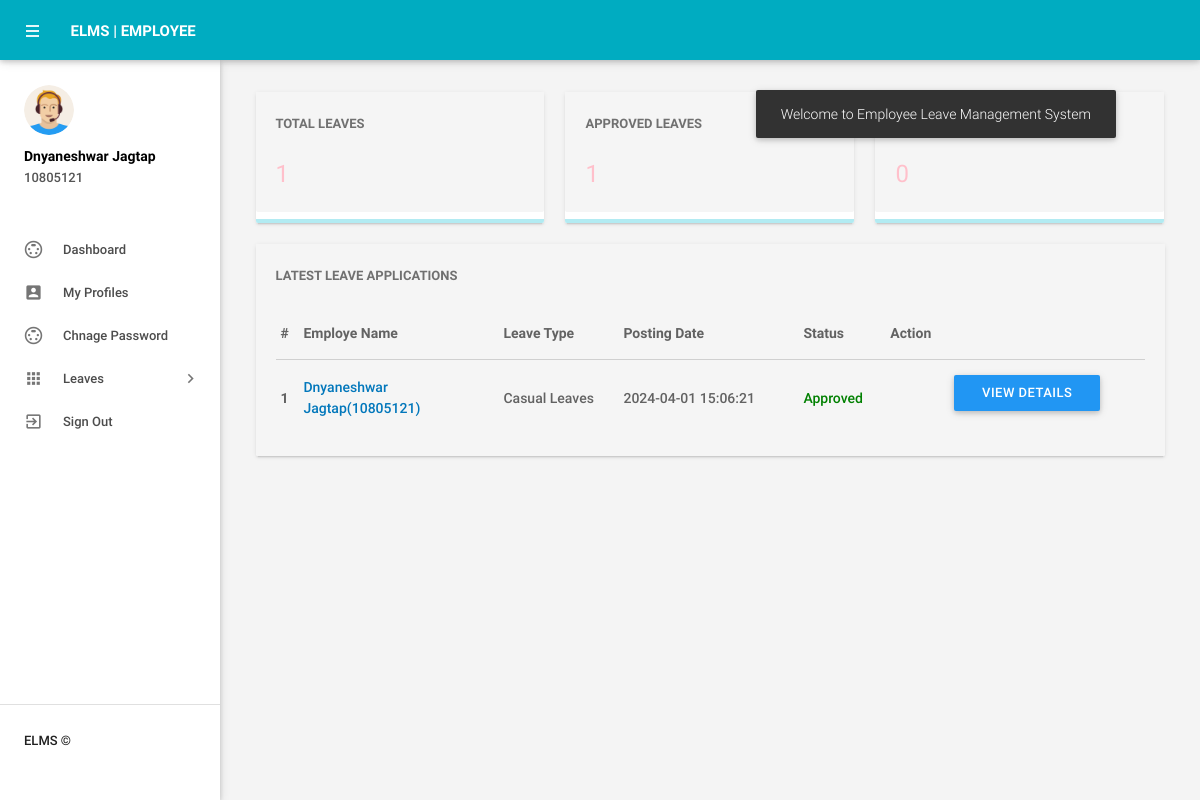
Screenshot of /elms/dashboard.php (signed in) with the database file from the repository.
### tables this page shows
CREATE TABLE `tblemployees` (
  `id` int(11) NOT NULL,
  `EmpId` varchar(100) NOT NULL,
  `FirstName` varchar(150) DEFAULT NULL,
  `LastName` varchar(150) DEFAULT NULL,
  `EmailId` varchar(200) DEFAULT NULL,
  `Password` varchar(180) DEFAULT NULL,
  `Gender` varchar(100) DEFAULT NULL,
  `Dob` varchar(100) DEFAULT NULL,
  `Department` varchar(255) DEFAULT NULL,
  `Address` varchar(255) DEFAULT NULL,
  `City` varchar(200) DEFAULT NULL,
  `Country` varchar(150) DEFAULT NULL,
  `Phonenumber` char(11) DEFAULT NULL,
  `Status` int(1) DEFAULT NULL,
  `RegDate` timestamp NULL DEFAULT current_timestamp()
);

CREATE TABLE `tblleaves` (
  `id` int(11) NOT NULL,
  `LeaveType` varchar(110) DEFAULT NULL,
  `ToDate` varchar(120) DEFAULT NULL,
  `FromDate` varchar(120) DEFAULT NULL,
  `Description` mediumtext DEFAULT NULL,
  `PostingDate` timestamp NULL DEFAULT current_timestamp(),
  `AdminRemark` mediumtext DEFAULT NULL,
  `AdminRemarkDate` varchar(120) DEFAULT NULL,
  `Status` int(1) DEFAULT NULL,
  `IsRead` int(1) DEFAULT NULL,
  `empid` int(11) DEFAULT NULL
);

### elms/dashboard.php (the view, shortened to what this page needs)
<?php
include('includes/config.php');
if(strlen($_SESSION['emplogin'])==0)
    {
header('location:index.php');
}
else{
?>
<!DOCTYPE html>
<html lang="en">
    <head>
        <link type="text/css" rel="stylesheet" href="assets/plugins/materialize/css/materialize.min.css"/>
        <link href="assets/plugins/metrojs/MetroJs.min.css" rel="stylesheet">
        <link href="assets/plugins/weather-icons-master/css/weather-icons.min.css" rel="stylesheet">
        <link href="assets/css/alpha.min.css" rel="stylesheet" type="text/css"/>
        <link href="assets/css/custom.css" rel="stylesheet" type="text/css"/>
    </head>
    <body>
           <?php include('includes/header.php');?>
       <?php include('includes/sidebar.php');?>
            <main class="mn-inner" >
                <div class="" >
                    <div class="row no-m-t no-m-b" >
                    <a href="leavehistory.php" target="blank" >
                    <div class="col s12 m12 l4" >
                        <div class="card stats-card" >
                            <div class="card-content"  style="background-color: whitesmoke;">
                                <span class="card-title">Total Leaves</span>
<?php $eid=$_SESSION['eid'];
$sql = "SELECT id from  tblleaves where empid ='$eid'";
$query = $dbh -> prepare($sql);
$query->execute();
$totalleaves=$query->rowCount();
?>
                                <span class="stats-counter"><span class="counter" style="color: pink;"><?php echo htmlentities($totalleaves);?></span></span>
                            </div>
                            <div class="progress stats-card-progress">
                            </div>
                        </div>
                    </div></a>
     <a href="leavehistory.php" target="blank">
                    <div class="col s12 m12 l4">
                        <div class="card stats-card">
                            <div class="card-content" style="background-color: whitesmoke;">
                                <span class="card-title">Approved Leaves</span>
                                    <?php
$sql = "SELECT id from  tblleaves where Status=1 and empid ='$eid'";
$query = $dbh -> prepare($sql);
$query->execute();
$approvedleaves=$query->rowCount();
?>
                                <span class="stats-counter"><span class="counter" style="color: pink;"><?php echo htmlentities($approvedleaves);?></span></span>
                            </div>
                            <div class="progress stats-card-progress">
                            </div>
                        </div>
                    </div></a>
     <a href="leavehistory.php" target="blank">
                    <div class="col s12 m12 l4">
                        <div class="card stats-card">
                            <div class="card-content" style="background-color: whitesmoke;">
                                <span class="card-title" >New Leaves Applications</span>
                                    <?php
$sql = "SELECT id from  tblleaves where Status=0 and empid ='$eid'";
$query = $dbh -> prepare($sql);
$query->execute();
$approvedleaves=$query->rowCount();
?>
                                <span class="stats-counter"><span class="counter" style="color: pink;"><?php echo htmlentities($approvedleaves);?></span></span>
                            </div>
                            <div class="progress stats-card-progress">
                            </div>
                        </div>
                    </div></a>
                </div>
                    <div class="row no-m-t no-m-b">
                        <div class="col s15 m12 l12">
                            <div class="card invoices-card">
                                <div class="card-content" style="background-color: whitesmoke;">
                                    <span class="card-title">Latest Leave Applications</span>
                             <table id="example" class="display responsive-table ">
                                    <thead>
                                        <tr>
                                            <th>#</th>
                                            <th width="200">Employe Name</th>
                                            <th width="120">Leave Type</th>
                                             <th width="180">Posting Date</th>
                                            <th>Status</th>
                                            <th align="center">Action</th>
                                        </tr>
                                    </thead>
                                    <tbody>
<?php $sql ="SELECT tblleaves.id as lid,tblemployees.FirstName,tblemployees.LastName,tblemployees.EmpId,tblemployees.id,tblleaves.LeaveType,tblleaves.PostingDate,tblleaves.Status from tblleaves join tblemployees on tblleaves.empid=tblemployees.id where tblleaves.empid='$eid' order by lid desc limit 6";
$query = $dbh -> prepare($sql);
$query->execute();
$results=$query->fetchAll(PDO::FETCH_OBJ);
$cnt=1;
if($query->rowCount() > 0)
{
foreach($results as $result)
{
      ?>
                                        <tr>
                                            <td> <b><?php echo htmlentities($cnt);?></b></td>
                                              <td><a href="editemployee.php?empid=<?php echo htmlentities($result->id);?>" target="_blank"><?php echo htmlentities($result->FirstName." ".$result->LastName);?>(<?php echo htmlentities($result->EmpId);?>)</a></td>
                                            <td><?php echo htmlentities($result->LeaveType);?></td>
                                            <td><?php echo htmlentities($result->PostingDate);?></td>
                                                                       <td><?php $stats=$result->Status;
if($stats==1){
                                             ?>
                                                 <span style="color: green">Approved</span>
                                                 <?php } if($stats==2)  { ?>
                                                <span style="color: red">Not Approved</span>
                                                 <?php } if($stats==0)  { ?>
 <span style="color: blue">waiting for approval</span>
 <?php } ?>
                                             </td>
          <td>
           <td><a href="leave-details.php?leaveid=<?php echo htmlentities($result->lid);?>" class="waves-effect waves-light btn blue m-b-xs"  > View Details</a></td>
                                    </tr>
                                         <?php $cnt++;} }?>
                                    </tbody>
                                </table>
                                </div>
                            </div>
                        </div>
                    </div>
                </div>
            </main>
        </div>
    </body>
</html>
<?php } ?>

### elms/includes/sidebar.php (shortened to what this page needs)
<aside id="slide-out" class="side-nav white fixed">
    <div class="side-nav-wrapper">
        <div class="sidebar-profile">
            <div class="sidebar-profile-image">
                <img src="assets/images/profile-image.png" class="circle" alt="">
            </div>
            <div class="sidebar-profile-info">
                <?php
                   $eid = $_SESSION['eid'];
                   $sql = "SELECT FirstName,LastName,EmpId from  tblemployees where id=:eid";
                   $query = $dbh->prepare($sql);
                   $query->bindParam(':eid', $eid, PDO::PARAM_STR);
                   $query->execute();
                   $results = $query->fetchAll(PDO::FETCH_OBJ);
                   if ($query->rowCount() > 0) {
                       foreach ($results as $result) {               ?>
                        <p><?php echo htmlentities($result->FirstName . " " . $result->LastName); ?></p>
                        <span><?php echo htmlentities($result->EmpId) ?></span>
                <?php }
                   } ?>
            </div>
        </div>
        <ul class="sidebar-menu collapsible collapsible-accordion" data-collapsible="accordion">
            <li class="no-padding"><a class="waves-effect waves-grey" href="dashboard.php"><i class="material-icons">settings_input_svideo</i>Dashboard</a></li>
            <li class="no-padding"><a class="waves-effect waves-grey" href="myprofile.php"><i class="material-icons">account_box</i>My Profiles</a></li>
            <li class="no-padding"><a class="waves-effect waves-grey" href="emp-changepassword.php"><i class="material-icons">settings_input_svideo</i>Chnage Password</a></li>
            <li class="no-padding">
                <a class="collapsible-header waves-effect waves-grey"><i class="material-icons">apps</i>Leaves<i class="nav-drop-icon material-icons">keyboard_arrow_right</i></a>
            </li>
            <li class="no-padding">
                <a class="waves-effect waves-grey" onclick=" return confirm('Are you sure you want to logout?')" href="logout.php"><i class="material-icons">exit_to_app</i>Sign Out</a>
            </li>
        </ul>
        <div class="footer">
            <p class="copyright"> ELMS ©</p>
        </div>
    </div>
</aside>

### rows the page displays
tblemployees: FirstName+LastName "Dnyaneshwar Jagtap", EmpId "10805121"
tblleaves: tblemployees.FirstName+LastName "Dnyaneshwar Jagtap", tblemployees.EmpId "10805121", LeaveType "Casual Leaves", PostingDate "2024-04-01 15:06:21", Status "Approved"

### other values shown
$totalleaves "1"
$approvedleaves "1"
$approvedleaves "0"
